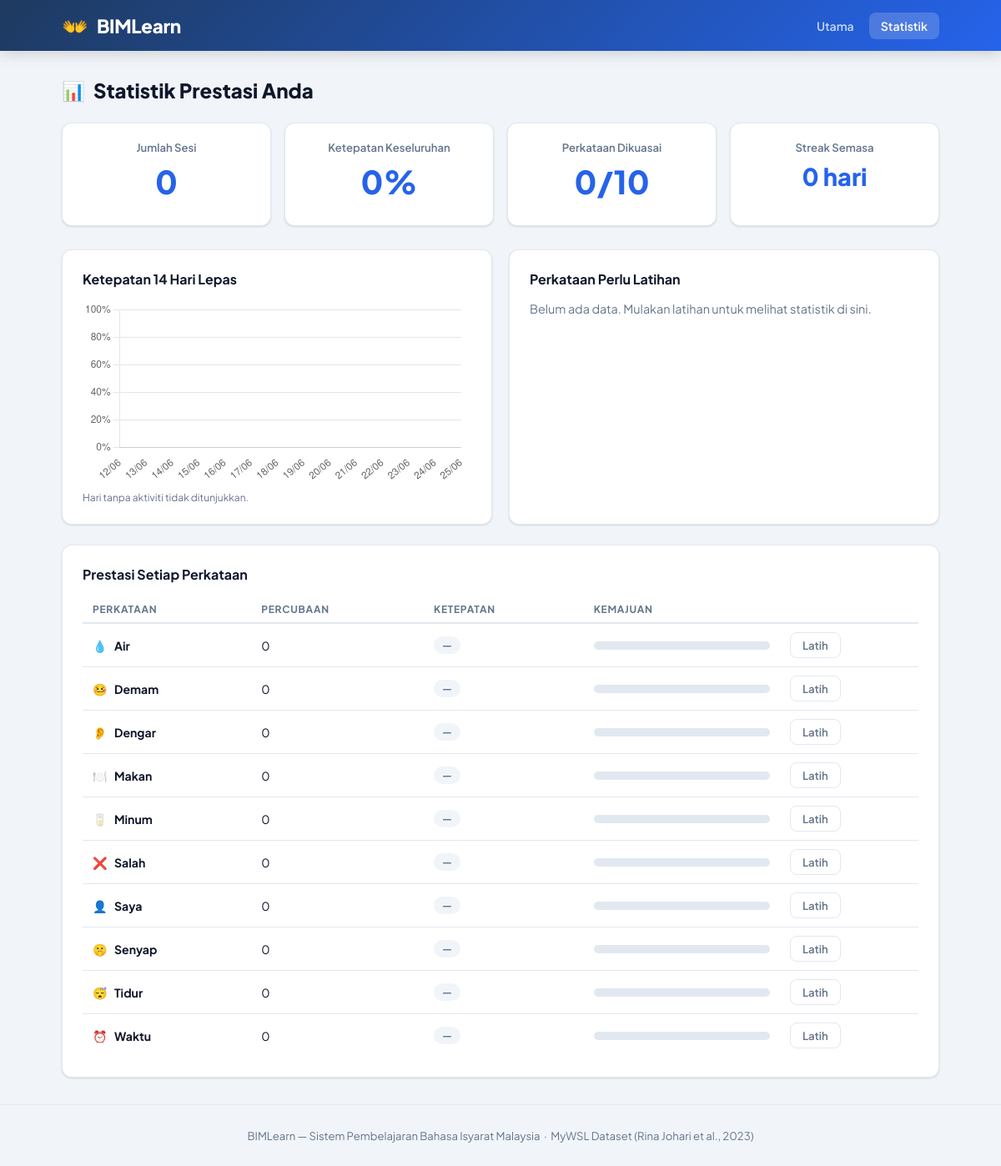
Screenshot of /stats with the database file from the repository.
### models.py (models this page shows, shortened)
class Word(db.Model):
    __tablename__ = "words"
    id          = db.Column(db.Integer, primary_key=True)
    slug        = db.Column(db.String(32), unique=True, nullable=False)  # "makan"
    label_ms    = db.Column(db.String(64), nullable=False)               # "Makan"
    label_en    = db.Column(db.String(64), nullable=False)               # "Eat"
    emoji       = db.Column(db.String(8),  nullable=False)
    description = db.Column(db.Text, default="")
    progress    = db.relationship("ModuleProgress",  back_populates="word", uselist=False)
    practices   = db.relationship("PracticeAttempt", back_populates="word")
    quiz_items  = db.relationship("QuizAttempt",     back_populates="target_word")

### app.py (the view)
    @app.route("/stats")
    def stats():
        summary = get_stats_summary()
        return render_template("stats.html", **summary)

### models.py (called while the page is built)
    @property
    def accuracy(self):
        return round((self.correct / self.attempts) * 100) if self.attempts else 0

### templates/stats.html (shortened to what this page needs)
{% extends "base.html" %}
{% set active = "stats" %}
{% block content %}
<div class="page-title">
  <span class="icon">📊</span> Statistik Prestasi Anda
</div>
<div class="stats-grid">
  <div class="stat-card">
    <div class="stat-label">Jumlah Sesi</div>
    <div class="stat-value">{{ total_sessions }}</div>
  </div>
  <div class="stat-card">
    <div class="stat-label">Ketepatan Keseluruhan</div>
    <div class="stat-value">{{ overall_accuracy }}%</div>
  </div>
  <div class="stat-card">
    <div class="stat-label">Perkataan Dikuasai</div>
    <div class="stat-value">{{ words_mastered }}</div>
  </div>
  <div class="stat-card">
    <div class="stat-label">Streak Semasa</div>
    <div class="stat-value" style="font-size:1.8rem;">{{ streak }}</div>
  </div>
</div>
<div class="two-col" style="margin-bottom:24px;">
  <div class="card">
    <div style="font-weight:700;margin-bottom:16px;">Ketepatan 14 Hari Lepas</div>
    <canvas id="trend-chart"></canvas>
    <p style="font-size:.75rem;color:var(--muted);margin-top:8px;">
      Hari tanpa aktiviti tidak ditunjukkan.
    </p>
  </div>
  <div class="card">
    <div style="font-weight:700;margin-bottom:16px;">Perkataan Perlu Latihan</div>
    {% if weak_words %}
    <ul class="weak-list">
      {% for w in weak_words %}
      <li class="weak-item">
        <span class="weak-emoji">
          {{ {"air":"💧","demam":"🤒","dengar":"👂","makan":"🍽️","minum":"🥛",
              "salah":"❌","saya":"👤","senyap":"🤫","tidur":"😴","waktu":"⏰"}[w.slug] }}
        </span>
        <div>
          <div class="weak-name">{{ w.label }}</div>
          <div class="weak-acc">{{ w.accuracy }}% ketepatan · {{ w.attempts }} percubaan</div>
        </div>
        <a class="btn btn-blue btn-sm" href="/practice/{{ w.slug }}">Latih</a>
      </li>
      {% endfor %}
    </ul>
    {% else %}
    <p style="color:var(--muted);font-size:.9rem;">
      Belum ada data. Mulakan latihan untuk melihat statistik di sini.
    </p>
    {% endif %}
  </div>
</div>
<div class="card">
  <div style="font-weight:700;margin-bottom:16px;">Prestasi Setiap Perkataan</div>
  <table class="word-table">
    <thead>
      <tr>
        <th>Perkataan</th>
        <th>Percubaan</th>
        <th>Ketepatan</th>
        <th>Kemajuan</th>
        <th></th>
      </tr>
    </thead>
    <tbody>
      {% for w in words_data %}
      <tr>
        <td>
          <span style="margin-right:6px;">
            {{ {"air":"💧","demam":"🤒","dengar":"👂","makan":"🍽️","minum":"🥛",
                "salah":"❌","saya":"👤","senyap":"🤫","tidur":"😴","waktu":"⏰"}[w.slug] }}
          </span>
          <strong>{{ w.label }}</strong>
        </td>
        <td>{{ w.attempts }}</td>
        <td>
          {% if w.attempts == 0 %}
            <span class="acc-pill grey">—</span>
          {% elif w.accuracy >= 70 %}
            <span class="acc-pill green">{{ w.accuracy }}%</span>
          {% elif w.accuracy >= 50 %}
            <span class="acc-pill amber">{{ w.accuracy }}%</span>
          {% else %}
            <span class="acc-pill red">{{ w.accuracy }}%</span>
          {% endif %}
        </td>
        <td style="min-width:120px;">
          <div class="progress-track">
          </div>
        </td>
        <td>
          <a class="btn btn-ghost btn-sm" href="/practice/{{ w.slug }}">Latih</a>
        </td>
      </tr>
      {% endfor %}
    </tbody>
  </table>
</div>
<script>
  // Trend chart (Chart.js)
  const dailyData = {{ daily_chart | tojson }};
  const labels    = dailyData.map(d => d.date);
  const values    = dailyData.map(d => d.accuracy);
  new Chart(document.getElementById('trend-chart'), {
    type: 'line',
    data: {
      labels,
      datasets: [{
        label: 'Ketepatan (%)',
        data: values,
        borderColor:     '#2563eb',
        backgroundColor: 'rgba(37,99,235,.08)',
        tension: .35,
        fill: true,
        spanGaps: true,
        pointRadius: 4,
        pointBackgroundColor: '#2563eb',
      }]
    },
    options: {
      responsive: true,
      plugins: { legend: { display: false } },
      scales: {
        y: { min: 0, max: 100, ticks: { callback: v => v + '%' } },
        x: { grid: { display: false } }
      }
    }
  });
</script>
{% endblock %}

### templates/base.html (style rules this page uses)
*, *::before, *::after { box-sizing: border-box; margin: 0; padding: 0; }
:root { --blue: #2563eb; --blue-d: #1d4ed8; --blue-l: #eff6ff; --green: #16a34a; --green-l: #f0fdf4; --red: #dc2626; --red-l: #fef2f2; --amber: #d97706; --amber-l: #fffbeb; --bg: #f1f5f9; --white: #ffffff; --border: #e2e8f0; --text: #0f172a; --muted: #64748b; --radius: 12px; --shadow: 0 1px 3px rgba(0,0,0,.08), 0 1px 2px rgba(0,0,0,.06); --shadow-md: 0 4px 12px rgba(0,0,0,.08); }
body { font-family: 'Plus Jakarta Sans', sans-serif; background: var(--bg); color: var(--text); min-height: 100vh; display: flex; flex-direction: column; }
.page-title { font-size: 1.5rem; font-weight: 800; color: var(--text); margin-bottom: 24px; display: flex; align-items: center; gap: 10px; }
.page-title .icon { font-size: 1.4rem; }
.card { background: var(--white); border-radius: var(--radius); border: 1px solid var(--border); box-shadow: var(--shadow); padding: 24px; }
.btn { display: inline-flex; align-items: center; justify-content: center; gap: 6px; padding: 9px 20px; border-radius: 8px; font-family: inherit; font-size: .9rem; font-weight: 600; cursor: pointer; border: none; text-decoration: none; transition: filter .15s, transform .1s; }
.btn-ghost { background: transparent; border: 1.5px solid var(--border); color: var(--muted); }
.btn-sm { padding: 6px 14px; font-size: .82rem; }
.progress-track { height: 8px; background: var(--border); border-radius: 99px; overflow: hidden; }

### templates/stats.html (style rules this page uses)
.stats-grid { display: grid; grid-template-columns: repeat(auto-fill, minmax(200px, 1fr)); gap: 16px; margin-bottom: 28px; }
.stat-card { background: var(--white); border: 1px solid var(--border); border-radius: var(--radius); padding: 20px; text-align: center; box-shadow: var(--shadow); }
.stat-value { font-size: 2.4rem; font-weight: 800; color: var(--blue); margin: 8px 0; }
.stat-label { font-size: .82rem; color: var(--muted); font-weight: 600; }
.two-col { display: grid; grid-template-columns: 1fr 1fr; gap: 20px; }
.word-table { width:100%; border-collapse:collapse; }
.word-table th { text-align:left; font-size:.75rem; font-weight:700; color:var(--muted); text-transform:uppercase; letter-spacing:.06em; padding: 8px 12px; border-bottom: 2px solid var(--border); }
.word-table td { padding: 10px 12px; border-bottom: 1px solid var(--border); font-size: .88rem; vertical-align: middle; }
.word-table tr:last-child td { border-bottom: none; }
.acc-pill { padding: 3px 10px; border-radius: 99px; font-size: .75rem; font-weight: 700; display: inline-block; }
.acc-pill.grey { background: var(--bg); color: var(--muted); }
.progress-track { width: 100%; height: 10px; background: var(--border); border-radius: 999px; overflow: hidden; }
canvas { max-height: 220px; }

### rows the page displays
Word: slug "💧", label "Air"
Word: slug "🤒", label "Demam"
Word: slug "👂", label "Dengar"
Word: slug "🍽️", label "Makan"
Word: slug "🥛", label "Minum"
Word: slug "❌", label "Salah"
Word: slug "👤", label "Saya"
Word: slug "🤫", label "Senyap"
Word: slug "😴", label "Tidur"
Word: slug "⏰", label "Waktu"

### other values shown
{{ total_sessions }} "0"
{{ overall_accuracy }} "0"
{{ words_mastered }} "0/10"
{{ streak }} "0 hari"
{{ w.attempts }} "0" "0" "0" "0" "0" "0" "0" "0" "0" "0"
